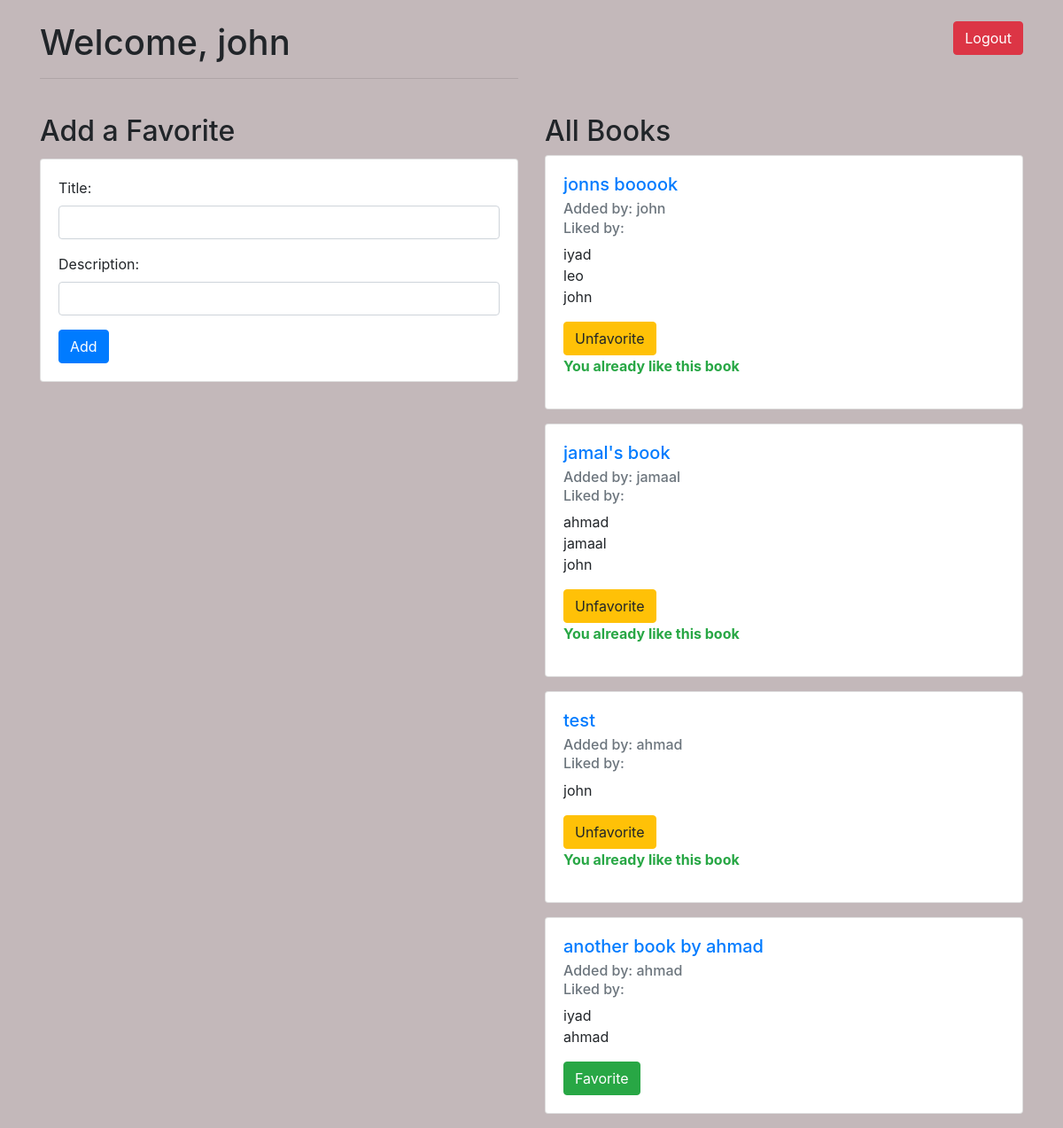
Screenshot of /books (signed in) with the database file from the repository.
### myapp/models.py (models this page shows)
class User(models.Model):
    firstname = models.CharField(max_length=45)
    lastname = models.CharField(max_length=45)
    email = models.CharField(max_length=45)
    password = models.CharField(max_length=255)
    created_at = models.DateField(auto_now_add=True)
    updated_at = models.DateField(auto_now=True)
    objects = UserManager()

class Book(models.Model):
    title = models.CharField(max_length=255)
    desc  = models.TextField()
    users_who_like = models.ManyToManyField(User, related_name="liked_books")
    uploaded_by = models.ForeignKey(User, on_delete=models.CASCADE, related_name="uploaded_books")
    created_at = models.DateField(auto_now_add=True)
    updated_at = models.DateField(auto_now=True)
    objects = BookManager()

### myapp/views.py (the view)
# urls.py: path('books',views.go_to_books,name='books'),
def go_to_books(request):
    if 'user_id' not in request.session :
        return redirect('/')
    user = get_userid(request.session['user_id'])
    allbooks = get_all_books()
    context = {
            'user' : user,
            'allbooks' : allbooks,
        }
    return render(request,'books.html',context)

### myapp/models.py (called while the page is built)
def get_userid(id):
    return User.objects.get(id = id)

def get_all_books():
    return Book.objects.all()

### myapp/templates/books.html (shortened to what this page needs)
<!DOCTYPE html>
<html lang="en">
<head>
    <link href="https://stackpath.bootstrapcdn.com/bootstrap/4.5.2/css/bootstrap.min.css" rel="stylesheet">
</head>
<body>
    <div class="container">
        <div class="row mt-4">
            <div class="col">
                <h1>Welcome, {{ user.firstname }}</h1>
                <hr>
            </div>
            <div class="col text-right">
                <a href="{% url 'logout' %}" class="btn btn-danger">Logout</a>
            </div>
        </div>
        <div class="row mt-4">
            <div class="col-md-6">
                <h2 class="card-title">Add a Favorite</h2>
                <div class="card">
                    <div class="card-body">
                        <form action="/books/addbook/" method="post">
                            <div class="form-group">
                                <label for="title">Title:</label>
                                <input type="text" class="form-control" name="title" id="title" required>
                            </div>
                            <div class="form-group">
                                <label for="desc">Description:</label>
                                <input type="text" class="form-control" name="desc" id="desc" required>
                            </div>
                            <button type="submit" class="btn btn-primary">Add</button>
                        </form>
                    </div>
                </div>
            </div>
            <div class="col-md-6">
                <h2>All Books</h2>
                {% for book in allbooks reversed  %}
                    <div class="card mb-3">
                        <div class="card-body">
                            <h5 class="card-title"><a href="/books/{{ book.id }}">{{ book.title }}</a></h5>
                            <h6 class="card-subtitle mb-2 text-muted">Added by: {{ book.uploaded_by.firstname }}</h6>
                            <h6 class="card-subtitle mb-2 text-muted">Liked by:</h6>
                            <ul class="list-unstyled">
                                {% for user in book.users_who_like.all %}
                                    <li>{{ user.firstname }}</li>
                                {% endfor %}
                            </ul>
                            {% if user in book.users_who_like.all %}
                                <a href="/books/{{ book.id }}/unfavorite" class="btn btn-warning">Unfavorite</a>
                                <p class="text-success"><strong>You already like this book</strong></p>
                            {% else %}
                                <a href="/books/{{ book.id }}/favorite" class="btn btn-success">Favorite</a>
                            {% endif %}
                        </div>
                    </div>
                {% endfor %}
            </div>
        </div>
    </div>
</body>
</html>

### myapp/templates/books.html (style rules this page uses)
body { background-color: rgb(195, 184, 186); }

### rows the page displays
User: firstname "john"
Book: title "jonns booook", uploaded_by.firstname "john"
User: firstname "iyad"
User: firstname "leo"
Book: title "jamal's book", uploaded_by.firstname "jamaal"
User: firstname "ahmad"
User: firstname "jamaal"
Book: title "test", uploaded_by.firstname "ahmad"
Book: title "another book by ahmad", uploaded_by.firstname "ahmad"
